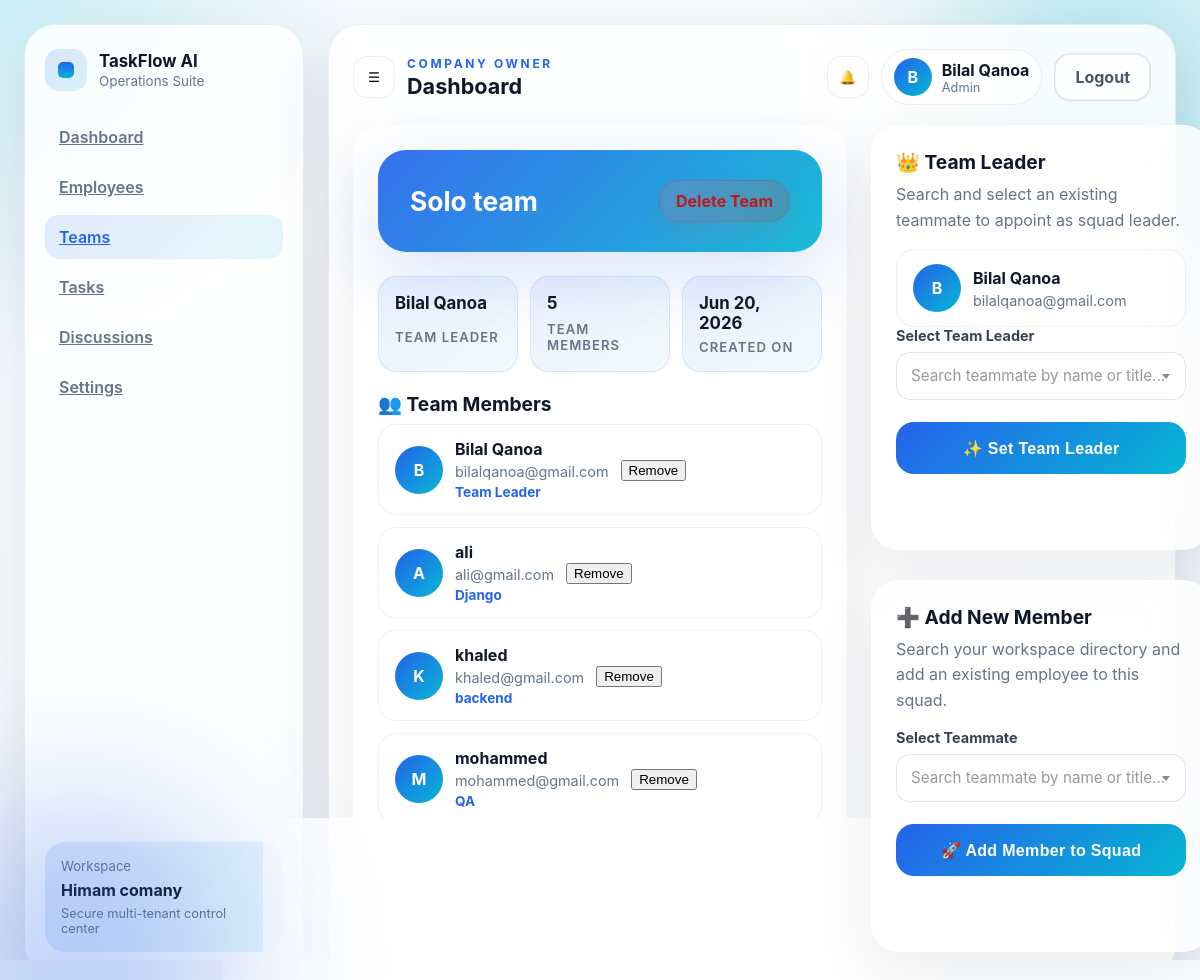
Screenshot of /dashboard/teams/7/ (signed in) with the database file from the repository.
### companies/models.py (models this page shows, shortened)
class Company(models.Model):
    owner = models.OneToOneField(
        'accounts.User',
        on_delete=models.CASCADE,
        related_name='owned_company'
    )
    name = models.CharField(max_length=255)
    description = models.TextField(blank=True)
    logo = models.ImageField(upload_to='company_logos/', null=True, blank=True)
    website = models.URLField(blank=True)
    phone = models.CharField(max_length=30, blank=True)
    address = models.CharField(max_length=255, blank=True)
    created_at = models.DateTimeField(auto_now_add=True)
    class Meta:
        ordering = ['-created_at']

class Team(models.Model):
    name = models.CharField(max_length=255)
    company = models.ForeignKey(
        Company,
        on_delete=models.CASCADE,
        related_name='teams',
    )
    team_leader = models.ForeignKey(
        User,
        on_delete=models.SET_NULL,
        null=True,
        blank=True,
        related_name='led_teams',
    )
    members = models.ManyToManyField(
        User,
        through='TeamMembership',
        related_name='teams',
        blank=True,
    )
    created_at = models.DateTimeField(auto_now_add=True)
    class Meta:
        ordering = ['-created_at']

class TeamMembership(models.Model):
    team = models.ForeignKey(Team, on_delete=models.CASCADE, related_name='memberships')
    user = models.ForeignKey(User, on_delete=models.CASCADE, related_name='team_memberships')
    role = models.CharField(max_length=120, blank=True, default='Member')
    joined_at = models.DateTimeField(default=timezone.now)
    class Meta:
        unique_together = ('team', 'user')
        ordering = ['joined_at', 'user__first_name', 'user__last_name']

### accounts/models.py (models this page shows, shortened)
class User(AbstractUser):
    ROLE_CHOICES = [
        ('company', 'Company Owner'),
        ('team_leader', 'Team Leader'),
        ('member', 'Member'),
    ]
    role = models.CharField(max_length=20, choices=ROLE_CHOICES)
    job_title = models.CharField(max_length=120, blank=True, default='')
    company = models.ForeignKey(
        'companies.Company',
        on_delete=models.SET_NULL,
        null=True,
        blank=True,
        related_name='users'
    )

### dashboard/views.py (the view)
# urls.py: path('teams/<int:pk>/', views.TeamDetailView.as_view(), name='team_detail'),
class TeamDetailView(LoginRequiredMixin, DetailView):
    model = Team
    template_name = 'dashboard/team_detail.html'
    context_object_name = 'team'
    login_url = 'accounts:login'
    def get_queryset(self):
        company = getattr(self.request.user, 'owned_company', None) or getattr(self.request.user, 'company', None)
        return Team.objects.filter(company=company).prefetch_related('memberships__user', 'team_leader')
    def get_context_data(self, **kwargs):
        context = super().get_context_data(**kwargs)
        company = getattr(self.request.user, 'owned_company', None) or getattr(self.request.user, 'company', None)
        team = self.object
        team_memberships = team.memberships.select_related('user').order_by('joined_at', 'user__first_name', 'user__last_name')
        member_pks = list(team_memberships.values_list('user_id', flat=True))
        team_leader_name = team.team_leader.get_full_name() or team.team_leader.username if team.team_leader else 'Unassigned'
        company_employee_qs = User.objects.filter(company=company, is_active=True).order_by(
            'first_name', 'last_name', 'username',
        )
        available_leaders = company_employee_qs.filter(role='team_leader')
        available_employees = company_employee_qs.exclude(pk__in=member_pks).filter(role__in=['team_leader', 'member'])
        context.update({
            'team_leader': team.team_leader,
            'team_leader_name': team_leader_name,
            'team_members': team_memberships,
            'company_employees': company_employee_qs,
            'available_leaders': available_leaders,
            'available_employees': available_employees,
            'company': company,
            'user': self.request.user,
        })
        return context

### templates/dashboard/team_detail.html (shortened to what this page needs)
{% extends 'dashboard/base.html' %}
{% load static %}
{% block extra_css %}
<link rel="stylesheet" href="https://cdn.jsdelivr.net/npm/select2@4.1.0-rc.0/dist/css/select2.min.css">
{% endblock extra_css %}
{% block content %}
<div class="detail-wrapper">
    <main class="glass-panel">
        <div class="team-hero-header">
            <h1>{{ team.name }} team</h1>
            <div class="hero-actions">
                <a class="button-danger delete-team-trigger">Delete Team</a>
            </div>
        </div>
        <div class="team-summary-grid">
            <div class="summary-pill">
                <strong>
                    {% if team_leader %}
                    {{ team_leader.get_full_name|default:team_leader.username }}
                    {% else %}
                    Unassigned
                    {% endif %}
                </strong>
                <span>Team Leader</span>
            </div>
            <div class="summary-pill">
                <strong>{{ team_members.count }}</strong>
                <span>Team Members</span>
            </div>
            <div class="summary-pill">
                <strong>{{ team.created_at|date:'M d, Y' }}</strong>
                <span>Created On</span>
            </div>
        </div>
        <div class="team-roster-section">
            <h2 class="section-headline">👥 Team Members</h2>
            <div class="roster-grid">
                {% for membership in team_members %}
                <div class="roster-card">
                    <div class="avatar-sphere">
                        {{ membership.user.get_full_name|default:membership.user.username|first|upper }}
                    </div>
                    <div class="profile-details">
                        <p class="profile-name">{{ membership.user.get_full_name|default:membership.user.username }}</p>
                        <p class="profile-sub">{{ membership.user.email }}</p>
                        <p class="profile-role">
                            {% if team_leader and membership.user_id == team_leader.pk %}
                            Team Leader
                            {% else %}
                            {{ membership.role|default:'Member' }}
                            {% endif %}
                        </p>
                    </div>
                    <form method="POST"
                        action="{% url 'dashboard:remove_team_member' team_id=team.pk user_id=membership.user_id %}"
                        class="inline-action-form">
                        <button type="submit" class="btn-glass-secondary">Remove</button>
                    </form>
                </div>
                {% empty %}
                <div class="empty-roster-state">
                    No members added to this squad yet. Use the form on the right to append talent.
                </div>
                {% endfor %}
            </div>
        </div>
    </main>
    <aside class="team-side-column">
        <div class="glass-panel team-leader-panel">
            <h2 class="section-headline">👑 Team Leader</h2>
            <p class="section-subtitle">Search and select an existing teammate to appoint as squad leader.</p>
            <div class="profile-display-card">
                {% if team_leader %}
                <div class="avatar-sphere">
                    {{ team_leader.get_full_name|default:team_leader.username|first|upper }}
                </div>
                <div class="profile-details">
                    <p class="profile-name">{{ team_leader.get_full_name|default:team_leader.username }}</p>
                    <p class="profile-sub">{{ team_leader.email }}</p>
                </div>
                {% else %}
                <div class="avatar-sphere empty">?</div>
                <div class="profile-details">
                    <p class="profile-name empty-leader-text">No Leader Assigned</p>
                    <p class="profile-sub">Select a leader from your workspace below</p>
                </div>
                {% endif %}
            </div>
            <form method="POST" action="{% url 'dashboard:assign_leader' pk=team.pk %}">
                <div class="glass-input-group searchable-select-wrap">
                    <label for="leaderSelect">Select Team Leader</label>
                </div>
                <button type="submit" class="btn-glass-primary btn-with-spacing">
                    ✨ Set Team Leader
                </button>
            </form>
        </div>
        <div class="glass-panel add-member-panel">
            <h2 class="section-headline">➕ Add New Member</h2>
            <p class="section-subtitle">Search your workspace directory and add an existing employee to this squad.</p>
            <form method="POST" action="{% url 'dashboard:add_team_member' pk=team.pk %}">
                <div class="glass-input-group searchable-select-wrap">
                    <label for="memberSelect">Select Teammate</label>
                </div>
                <button type="submit" class="btn-glass-primary btn-with-spacing">
                    🚀 Add Member to Squad
                </button>
            </form>
        </div>
    </aside>
</div>
{% endblock content %}

### templates/dashboard/base.html (shortened to what this page needs)
{% load static %}
<!DOCTYPE html>
<html lang="en">
<head>
    <link rel="stylesheet" href="{% static 'css/dashboard.css' %}">
    <link rel="stylesheet" href="{% static 'css/teams.css' %}">
    {% block extra_css %}{% endblock extra_css %}
</head>
<body>
    <div class="dashboard-shell">
        <aside class="sidebar">
            <div class="brand-block">
                <div class="brand-mark"><span></span></div>
                <div>
                    <h1>TaskFlow AI</h1>
                    <p>Operations Suite</p>
                </div>
            </div>
            <nav class="nav-links">
                <a class="{% if request.resolver_match.url_name == 'dashboard' %}active{% endif %}"
                    href="{% url 'dashboard:dashboard' %}">Dashboard</a>
                <a class="{% if request.resolver_match.url_name == 'employees' %}active{% endif %}"
                    href="{% url 'dashboard:employees' %}">Employees</a>
                    <a class="{% if request.resolver_match.url_name == 'teams' or request.resolver_match.url_name == 'team_detail' %}active{% endif %}"
                    href="{% url 'dashboard:teams' %}">Teams</a>
                <a class="{% if request.resolver_match.url_name == 'tasks' %}active{% endif %}"
                    href="{% url 'dashboard:tasks' %}">Tasks</a>
                <a class="{% if request.resolver_match.url_name == 'discussions' %}active{% endif %}"
                    href="{% url 'dashboard:discussions' %}">Discussions</a>
                <a class="{% if request.resolver_match.url_name == 'settings' %}active{% endif %}"
                    href="{% url 'dashboard:settings' %}">Settings</a>
            </nav>
            <div class="sidebar-card">
                <p>Workspace</p>
                <strong>{{ company.name }}</strong>
                <span>Secure multi-tenant control center</span>
            </div>
        </aside>
        <main class="main-panel">
            <header class="topbar">
                <div class="topbar-left">
                    <button class="icon-button" aria-label="Open menu">☰</button>
                    <div>
                        <p class="eyebrow">Company Owner</p>
                        <h2>Dashboard</h2>
                    </div>
                </div>
                <div class="topbar-right">
                    <button class="icon-button" aria-label="Notifications">🔔</button>
                    <div class="profile-pill">
                        <div class="avatar">{{ user.get_full_name|default:user.username|first|upper }}</div>
                        <div>
                            <strong>{{ user.get_full_name|default:user.username }}</strong>
                            <span>Admin</span>
                        </div>
                    </div>
                    <div class="nav-actions">
                        <a href="{% url 'accounts:logout' %}" class="button-secondary logout-link">Logout</a>
                    </div>
                </div>
            </header>
            {% block content %}{% endblock content %}
        </main>
    </div>
</body>
</html>

### static/css/teams.css (style rules this page uses)
.button-secondary { border: 1px solid rgba(148, 163, 184, 0.32); background: rgba(255, 255, 255, 0.82); color: #475569; padding: 0 20px; min-height: 48px; border-radius: 16px; cursor: pointer; transition: transform .2s ease, background .2s ease; }

### rows the page displays
Company: name "Himam comany"
User: get_full_name|first "B", get_full_name "Bilal Qanoa"
Team: name "Solo", created_at "Jun 20, 2026"
User: get_full_name "Bilal Qanoa", get_full_name|first "B", email "bilalqanoa@gmail.com"
TeamMembership: user.get_full_name|first "B", user.get_full_name "Bilal Qanoa", user.email "bilalqanoa@gmail.com", shows "Team Leader"
TeamMembership: user.get_full_name|first "A", user.get_full_name "ali", user.email "ali@gmail.com", role "Django"
TeamMembership: user.get_full_name|first "K", user.get_full_name "khaled", user.email "khaled@gmail.com", role "backend"
TeamMembership: user.get_full_name|first "M", user.get_full_name "mohammed", user.email "mohammed@gmail.com", role "QA"

### other values shown
{{ team_members.count }} "5"
